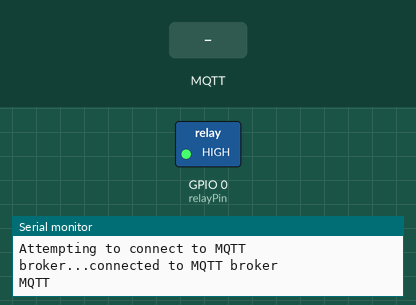
Simulated run of this sketch. Board: ESP8266 (NodeMCU). On the bench: switched loads named in the sketch (green lamp = pin HIGH), the last lines printed to the serial monitor. The test bench sets the inputs (shaded band). WiFi joins after 1.5 s; servers stay silent unless stated; no MQTT or app messages arrive unless stated.

Above: at 2.7 s.
2.8 s: MQTT message "1" arrives on the first subscribed topic
At 4.3 s:
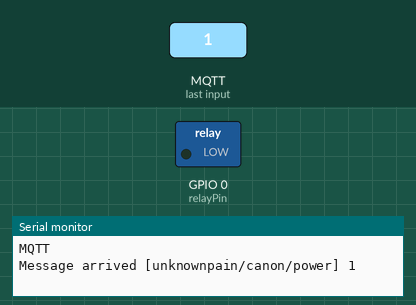
5.8 s: MQTT message "0" arrives on the first subscribed topic
Timing chart, 0 to 8.8 s (numbered marks = the images above; inputs shaded):
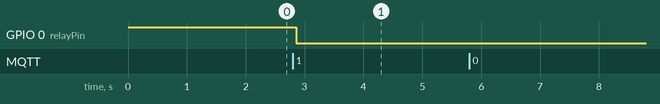

Measured:
- after the input at 2.8 s, GPIO 0 (relayPin): HIGH → LOW after 0.06 s

The sketch:

ConfettiCanon.ino
```cpp
#include <ESP8266WiFi.h>
#include <PubSubClient.h>

/* MQTT Settings */
const char* mqttTopic1 = "unknownpain/canon/power";  // MQTT Topic for firing the canon
const char* mqttPubPrefix =   "/status";             // MQTT topic for publishing relay state

#define ENABLE_FEEDBACK                              // enables the mqtt status feedback after changing relay state

IPAddress broker(192,168,0,106);                     // Address of the MQTT broker
#define CLIENT_ID "client-canon1"                    // Client ID to send to the broker

char onlineTopic[128];

/* WiFi Settings */
const char* ssid     = "SSID";
const char* password = "PASS";

// uncomment USE_MQTT_AUTH if you want to connect anonym
#define USE_MQTT_AUTH
#define MQTT_USER "mqttUser"
#define MQTT_PASSWORD "password"

const int relayPin = 0;
int relayState = 0;
int desiredRelayState = 0;
int closeDelay = 0;

WiFiClient wificlient;
PubSubClient client(wificlient);

void setup()
{
  pinMode(relayPin, OUTPUT);
  digitalWrite(0,1);

  Serial.begin(115200);
  WiFi.mode(WIFI_STA);

  Serial.print("Connecting to: ");
  Serial.println(ssid);
  reconnectWifi();
  Serial.print("IP address: ");
  Serial.println(WiFi.localIP());

  /* Prepare MQTT client */
  client.setServer(broker, 1883);
  client.setCallback(mqttMessage);

  sprintf(onlineTopic, "%s/%s", mqttTopic1, CLIENT_ID);
}

void loop()
{
  if (WiFi.status() != WL_CONNECTED)
  {
    reconnectWifi();
    Serial.println("WIFI");
  }
  else if (!client.connected())
  {
    reconnectMQTT();
    Serial.println("MQTT");
  }
  else
  {
    client.loop();
    refreshRelay();
    delay(100);
  }
}

void reconnectWifi()
{
  int counter = 0;
  WiFi.begin(ssid, password);
  while (WiFi.status() != WL_CONNECTED)
  {
    if(counter > 30)
    {
      // to many connecting attempts.. try to restart
      Serial.println("");
      Serial.println("Restarting...");
      ESP.restart();
    }

    delay(500);
  }
}

void reconnectMQTT()
{
  // Loop until we're reconnected
  while (!client.connected())
  {
    Serial.print("Attempting to connect to MQTT broker...");
    // Attempt to connect
#ifdef USE_MQTT_AUTH
    if (client.connect(CLIENT_ID, MQTT_USER, MQTT_PASSWORD, onlineTopic, 0, true, "#ff0000"))
#else
    if(client.connect(CLIENT_ID))
#endif
    {
      Serial.println("connected to MQTT broker");
      client.subscribe(mqttTopic1);
      publishOnlineState(1);
    }
    else
    {
      Serial.print(" Reconnect failed. State=");
      Serial.println(client.state());
      Serial.println("Retry in 3 seconds...");
      // Wait 5 seconds before retrying
      delay(3000);
    }
  }
}

void mqttMessage(char* topic, byte* payload, unsigned int length)
{
  Serial.print("Message arrived [");
  Serial.print(topic);
  Serial.print("] ");
  for (int i=0;i<length;i++)
  {
    Serial.print((char)payload[i]);
  }
  Serial.println();


  if (!strcmp(topic, mqttTopic1))
  {
    setRelay(0, getDesiredRelayState(payload, length), topic);
  }
  else
  {
    Serial.println("UKNOWN TOPIC");
  }
}

int getDesiredRelayState(byte* payload, unsigned int length)
{

    if (!strncasecmp_P((char *)payload, "OFF", length))
    {
      return 0;
    }
    else if (!strncasecmp_P((char *)payload, "ON", length))
    {
      return 1;
    }
    else if (!strncasecmp_P((char *)payload, "TOGGLE", length))
    {
      return -1;
    }
}

void setRelay(int state)
{
  setRelay(relayPin, state, (char*)mqttTopic1);
}

void setRelay(int pinIndex, int state, char* topic)
{
    if (state == -1)
    {
      state = !relayState;
    }

    desiredRelayState = state;
}

void refreshRelay()
{
  if(relayState == 1 && closeDelay < millis())
  {
    desiredRelayState = 0;
  }


  if(relayState != desiredRelayState)
  {
    digitalWrite(relayPin, !desiredRelayState);
    relayState = desiredRelayState;

    #ifdef ENABLE_FEEDBACK
      char mqttPubTopic[128];
      sprintf(mqttPubTopic, "%s%s", mqttTopic1, mqttPubPrefix);

      if(relayState == 1)
      {
        client.publish(mqttPubTopic, "ON");
        publishOnlineState(2);
        closeDelay = millis() + 3000;
      }
      else
      {
        client.publish(mqttPubTopic, "OFF");
        publishOnlineState(1);
      }
    #endif
  }
}

void publishOnlineState(int online)
{
  switch(online)
  {
    case 0:
      client.publish(onlineTopic, "#ff0000");
      break;
    case 1:
      client.publish(onlineTopic, "#00ff00");
      break;
    case 2:
      client.publish(onlineTopic, "#ffff00");
      break;
  }
}
```
